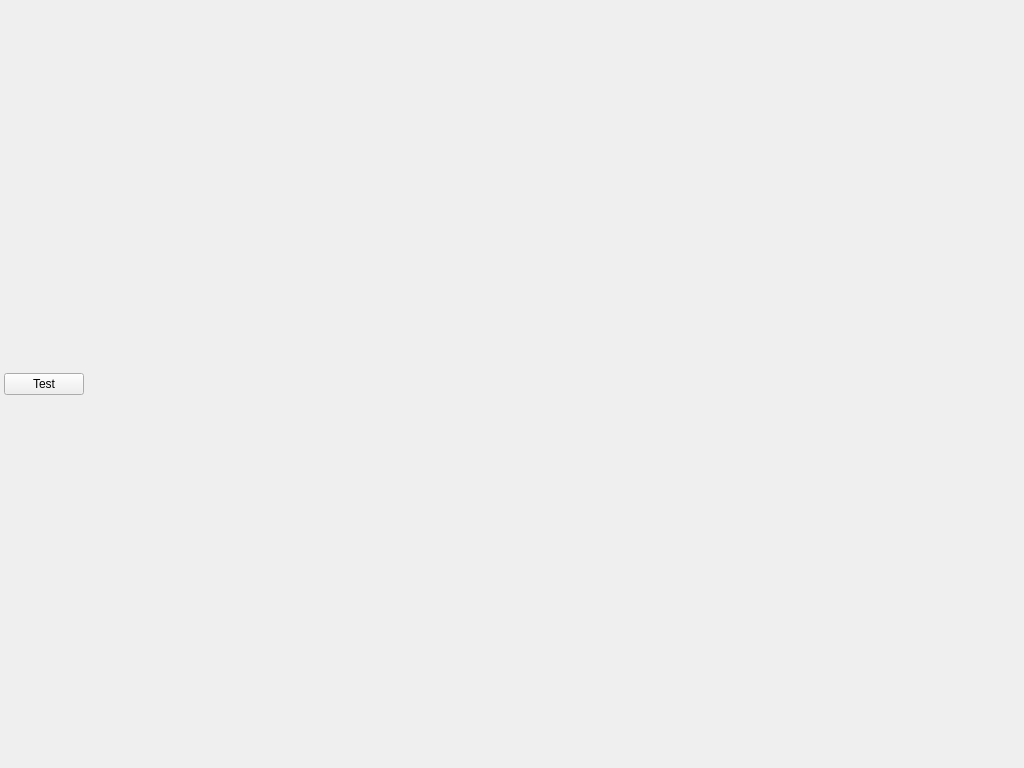
<?xml version="1.0" encoding="UTF-8"?>
<ui version="4.0">
 <class>MainWindow</class>
 <widget class="QMainWindow" name="MainWindow">
  <property name="geometry">
   <rect>
    <x>0</x>
    <y>0</y>
    <width>1024</width>
    <height>768</height>
   </rect>
  </property>
  <property name="windowTitle">
   <string>FastTableWidget</string>
  </property>
  <widget class="QWidget" name="centralWidget">
   <layout class="QVBoxLayout" name="verticalLayout">
    <property name="spacing">
     <number>4</number>
    </property>
    <property name="margin">
     <number>4</number>
    </property>
    <item>
     <widget class="QWidget" name="testWidget" native="true">
      <property name="sizePolicy">
       <sizepolicy hsizetype="Preferred" vsizetype="Maximum">
        <horstretch>0</horstretch>
        <verstretch>0</verstretch>
       </sizepolicy>
      </property>
      <layout class="QHBoxLayout" name="horizontalLayout">
       <property name="spacing">
        <number>4</number>
       </property>
       <property name="margin">
        <number>0</number>
       </property>
       <item>
        <widget class="QPushButton" name="testButton">
         <property name="text">
          <string>Test</string>
         </property>
        </widget>
       </item>
       <item>
        <spacer name="horizontalSpacer">
         <property name="orientation">
          <enum>Qt::Horizontal</enum>
         </property>
         <property name="sizeHint" stdset="0">
          <size>
           <width>934</width>
           <height>20</height>
          </size>
         </property>
        </spacer>
       </item>
      </layout>
     </widget>
    </item>
    <item>
     <layout class="QVBoxLayout" name="fastTableLayout">
      <property name="spacing">
       <number>4</number>
      </property>
     </layout>
    </item>
   </layout>
  </widget>
 </widget>
 <layoutdefault spacing="6" margin="11"/>
 <resources/>
 <connections/>
</ui>
